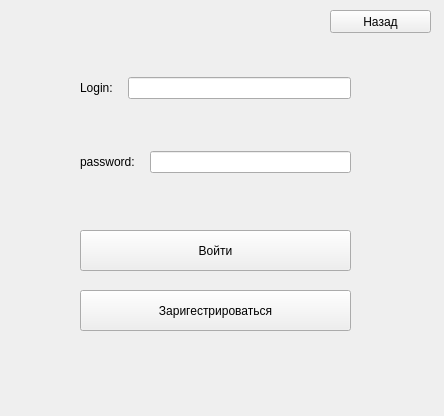
<?xml version="1.0" encoding="UTF-8"?>
<ui version="4.0">
 <class>MainWindow</class>
 <widget class="QMainWindow" name="MainWindow">
  <property name="geometry">
   <rect>
    <x>0</x>
    <y>0</y>
    <width>444</width>
    <height>416</height>
   </rect>
  </property>
  <property name="windowTitle">
   <string>Вход</string>
  </property>
  <widget class="QWidget" name="centralwidget">
   <widget class="QWidget" name="verticalLayoutWidget">
    <property name="geometry">
     <rect>
      <x>80</x>
      <y>40</y>
      <width>271</width>
      <height>171</height>
     </rect>
    </property>
    <layout class="QVBoxLayout" name="verticalLayout">
     <property name="spacing">
      <number>15</number>
     </property>
     <item>
      <layout class="QHBoxLayout" name="horizontalLayout">
       <item>
        <widget class="QLabel" name="email_text">
         <property name="text">
          <string>Login:</string>
         </property>
        </widget>
       </item>
       <item>
        <widget class="QLineEdit" name="email_edit"/>
       </item>
      </layout>
     </item>
     <item>
      <layout class="QHBoxLayout" name="horizontalLayout_2">
       <item>
        <widget class="QLabel" name="password_text">
         <property name="text">
          <string>password:</string>
         </property>
        </widget>
       </item>
       <item>
        <widget class="QLineEdit" name="password_edit"/>
       </item>
      </layout>
     </item>
    </layout>
   </widget>
   <widget class="QPushButton" name="entrance_b">
    <property name="geometry">
     <rect>
      <x>80</x>
      <y>230</y>
      <width>271</width>
      <height>41</height>
     </rect>
    </property>
    <property name="text">
     <string>Войти</string>
    </property>
   </widget>
   <widget class="QPushButton" name="register_2">
    <property name="geometry">
     <rect>
      <x>80</x>
      <y>290</y>
      <width>271</width>
      <height>41</height>
     </rect>
    </property>
    <property name="text">
     <string>Заригестрироваться</string>
    </property>
   </widget>
   <widget class="QPushButton" name="back_btn">
    <property name="geometry">
     <rect>
      <x>330</x>
      <y>10</y>
      <width>101</width>
      <height>23</height>
     </rect>
    </property>
    <property name="text">
     <string>Назад</string>
    </property>
   </widget>
  </widget>
 </widget>
 <resources/>
 <connections/>
</ui>
